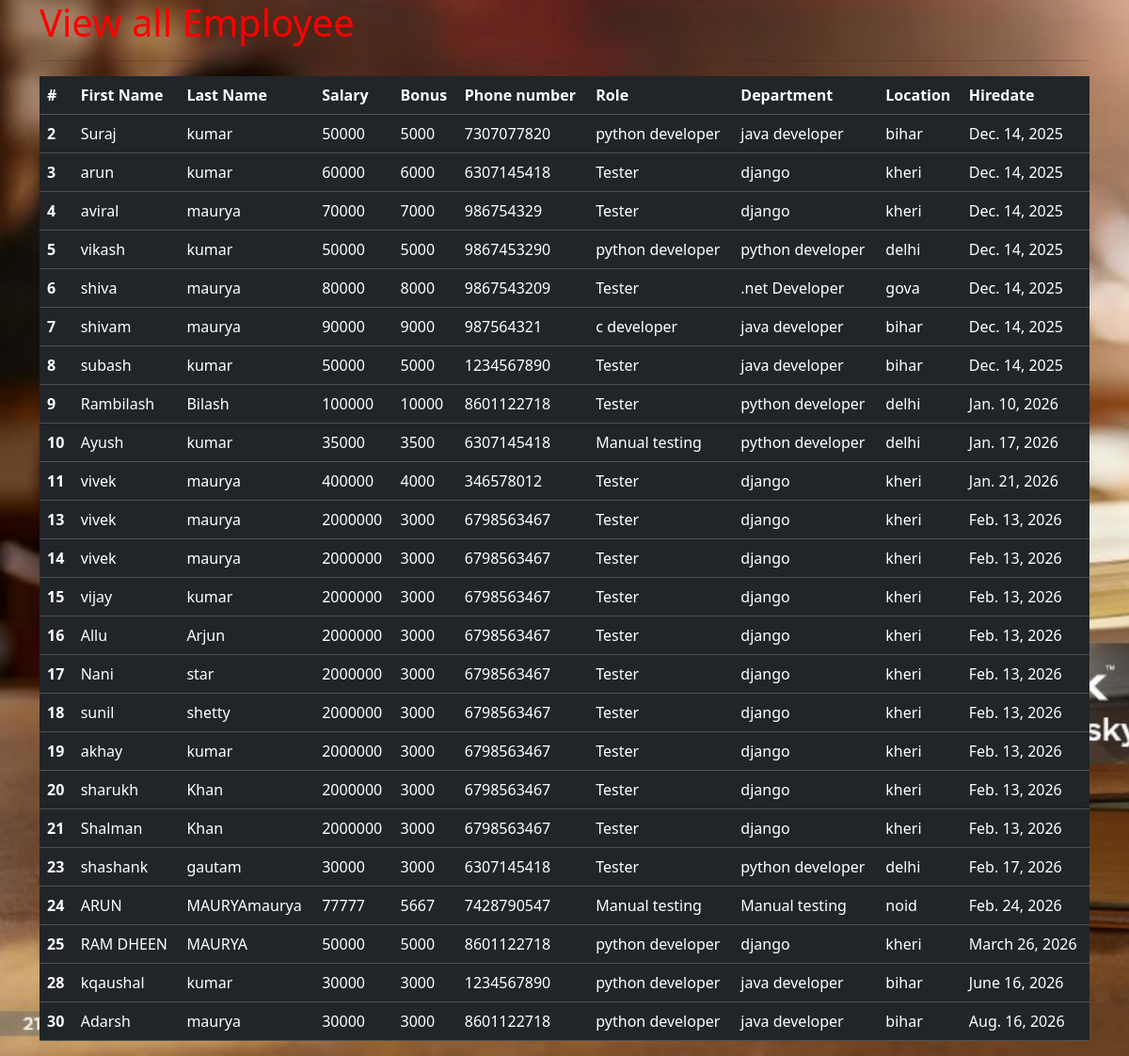
The app's page /all_emp with its own data.
### emp_app/models.py (models this page shows, shortened)
class Employee(models.Model):
    first_name = models.CharField(max_length=100, null= False)
    last_name = models.CharField(max_length=100)
    dept = models.ForeignKey(Department, on_delete=models.CASCADE)
    salary = models.IntegerField(default=0)
    bonus = models.IntegerField(default=0)
    role = models.ForeignKey(Role, on_delete=models.CASCADE)
    phone = models.IntegerField(default=0)
    hire_date = models.DateField()
    def __str__(self):
        return "%s %s %s" %(self.first_name, self.last_name, self.phone)

class Role(models.Model):
        name = models.CharField(max_length=100,null=False)

class Department(models.Model):
    name = models.CharField(max_length=100,null=False)
    location = models.CharField(max_length=100)

### emp_app/views.py (the view)
# urls.py: path('all_emp', views.all_emp, name= 'all_emp'),
def all_emp(request):
    emps = Employee.objects.all()
    context = {
        'emps': emps
    }
    print(context)
    return render(request, 'view_all_emp.html', context)

### emp_app/templates/view_all_emp.html (shortened to what this page needs)
{% load static %}
<!doctype html>
<html lang="en">
  <head>
    <link href="https://cdn.jsdelivr.net/npm/bootstrap@5.3.8/dist/css/bootstrap.min.css" rel="stylesheet">
  </head>
  <body>
  <div class="container">
    <h1 style="color:red">View all Employee</h1>
      <hr>
<table class="table table-dark">
    <thead>
    <tr>
        <th scope="col">#</th>
        <th scope="col">First Name</th>
        <th scope="col">Last Name</th>
        <th scope="col">Salary</th>
        <th scope="col">Bonus</th>
        <th scope="col">Phone number</th>
        <th scope="col">Role</th>
        <th scope="col">Department</th>
        <th scope="col">Location</th>
        <th scope="col">Hiredate</th>
    </tr>
    </thead>
      {% for emp in emps %}
    <tbody>
    <tr>
        <th scope="row">{{emp.id}}</th>
        <td>{{emp.first_name}}</td>
        <td>{{emp.last_name}}</td>
        <td>{{emp.salary}}</td>
        <td>{{emp.bonus}}</td>
        <td>{{emp.phone}}</td>
        <td>{{emp.role.name}}</td>
        <td>{{emp.dept.name}}</td>
        <td>{{emp.dept.location}}</td>
        <td>{{emp.hire_date}}</td>
    </tr>
    </tbody>
    {% endfor %}
</table>
  </div>
  </body>
</html>

### records on screen
Employee: id "2", first_name "Suraj", last_name "kumar", salary "50000", bonus "5000", phone "7307077820", role.name "python developer", dept.name "java developer", dept.location "bihar", hire_date "Dec. 14, 2025"
Employee: id "3", first_name "arun", last_name "kumar", salary "60000", bonus "6000", phone "6307145418", role.name "Tester", dept.name "django", dept.location "kheri", hire_date "Dec. 14, 2025"
Employee: id "4", first_name "aviral", last_name "maurya", salary "70000", bonus "7000", phone "986754329", role.name "Tester", dept.name "django", dept.location "kheri", hire_date "Dec. 14, 2025"
Employee: id "5", first_name "vikash", last_name "kumar", salary "50000", bonus "5000", phone "9867453290", role.name "python developer", dept.name "python developer", dept.location "delhi", hire_date "Dec. 14, 2025"
Employee: id "6", first_name "shiva", last_name "maurya", salary "80000", bonus "8000", phone "9867543209", role.name "Tester", dept.name ".net Developer", dept.location "gova", hire_date "Dec. 14, 2025"
Employee: id "7", first_name "shivam", last_name "maurya", salary "90000", bonus "9000", phone "987564321", role.name "c developer", dept.name "java developer", dept.location "bihar", hire_date "Dec. 14, 2025"
Employee: id "8", first_name "subash", last_name "kumar", salary "50000", bonus "5000", phone "1234567890", role.name "Tester", dept.name "java developer", dept.location "bihar", hire_date "Dec. 14, 2025"
Employee: id "9", first_name "Rambilash", last_name "Bilash", salary "100000", bonus "10000", phone "8601122718", role.name "Tester", dept.name "python developer", dept.location "delhi", hire_date "Jan. 10, 2026"
Employee: id "10", first_name "Ayush", last_name "kumar", salary "35000", bonus "3500", phone "6307145418", role.name "Manual testing", dept.name "python developer", dept.location "delhi", hire_date "Jan. 17, 2026"
Employee: id "11", first_name "vivek", last_name "maurya", salary "400000", bonus "4000", phone "346578012", role.name "Tester", dept.name "django", dept.location "kheri", hire_date "Jan. 21, 2026"
Employee: id "13", first_name "vivek", last_name "maurya", salary "2000000", bonus "3000", phone "6798563467", role.name "Tester", dept.name "django", dept.location "kheri", hire_date "Feb. 13, 2026"
Employee: id "14", first_name "vivek", last_name "maurya", salary "2000000", bonus "3000", phone "6798563467", role.name "Tester", dept.name "django", dept.location "kheri", hire_date "Feb. 13, 2026"
Employee: id "15", first_name "vijay", last_name "kumar", salary "2000000", bonus "3000", phone "6798563467", role.name "Tester", dept.name "django", dept.location "kheri", hire_date "Feb. 13, 2026"
Employee: id "16", first_name "Allu", last_name "Arjun", salary "2000000", bonus "3000", phone "6798563467", role.name "Tester", dept.name "django", dept.location "kheri", hire_date "Feb. 13, 2026"
Employee: id "17", first_name "Nani", last_name "star", salary "2000000", bonus "3000", phone "6798563467", role.name "Tester", dept.name "django", dept.location "kheri", hire_date "Feb. 13, 2026"
Employee: id "18", first_name "sunil", last_name "shetty", salary "2000000", bonus "3000", phone "6798563467", role.name "Tester", dept.name "django", dept.location "kheri", hire_date "Feb. 13, 2026"
Employee: id "19", first_name "akhay", last_name "kumar", salary "2000000", bonus "3000", phone "6798563467", role.name "Tester", dept.name "django", dept.location "kheri", hire_date "Feb. 13, 2026"
Employee: id "20", first_name "sharukh", last_name "Khan", salary "2000000", bonus "3000", phone "6798563467", role.name "Tester", dept.name "django", dept.location "kheri", hire_date "Feb. 13, 2026"
Employee: id "21", first_name "Shalman", last_name "Khan", salary "2000000", bonus "3000", phone "6798563467", role.name "Tester", dept.name "django", dept.location "kheri", hire_date "Feb. 13, 2026"
Employee: id "23", first_name "shashank", last_name "gautam", salary "30000", bonus "3000", phone "6307145418", role.name "Tester", dept.name "python developer", dept.location "delhi", hire_date "Feb. 17, 2026"
Employee: id "24", first_name "ARUN", last_name "MAURYAmaurya", salary "77777", bonus "5667", phone "7428790547", role.name "Manual testing", dept.name "Manual testing", dept.location "noid", hire_date "Feb. 24, 2026"
Employee: id "25", first_name "RAM DHEEN", last_name "MAURYA", salary "50000", bonus "5000", phone "8601122718", role.name "python developer", dept.name "django", dept.location "kheri", hire_date "March 26, 2026"
Employee: id "28", first_name "kqaushal", last_name "kumar", salary "30000", bonus "3000", phone "1234567890", role.name "python developer", dept.name "java developer", dept.location "bihar", hire_date "June 16, 2026"
Employee: id "30", first_name "Adarsh", last_name "maurya", salary "30000", bonus "3000", phone "8601122718", role.name "python developer", dept.name "java developer", dept.location "bihar", hire_date "Aug. 16, 2026"
